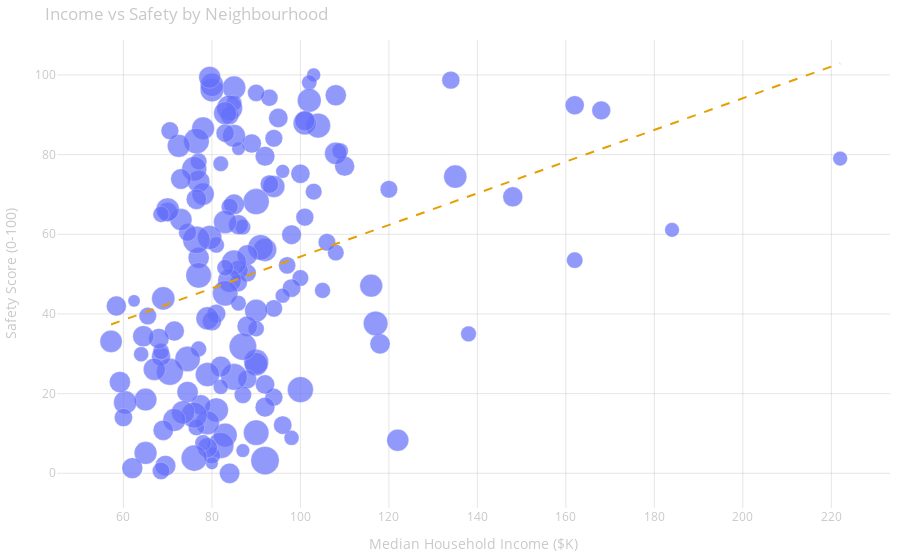

Here is the notebook cell this chart was saved with:
### Markdown cell above
## 2. Data Visualization

### Figure Factory

Uses `create_scatter_figure` from `portfolio_app.figures.toronto.scatter`.

**Key Parameters:**
- `x_column`: 'income_thousands' (median household income in $K)
- `y_column`: 'safety_score' (0-100 percentile rank)
- `name_column`: 'neighbourhood_name' (hover label)
- `size_column`: 'population' (optional, bubble size)
- `trendline`: True (adds OLS regression line)

### Code cell
import sys

sys.path.insert(0, "../..")

from portfolio_app.figures.toronto.scatter import create_scatter_figure

fig = create_scatter_figure(
    data=data,
    x_column="income_thousands",
    y_column="safety_score",
    name_column="neighbourhood_name",
    size_column="population",
    title="Income vs Safety by Neighbourhood",
    x_title="Median Household Income ($K)",
    y_title="Safety Score (0-100)",
    trendline=True,
)

fig.show()

### Figure 1 — Plotly figure (JSON) as saved in the notebook; plotly's stock layout.template omitted (floating-point values rounded to 4 significant figures; data arrays with more than 128 entries replaced by an {"elided": "..."} marker saying what was removed)
{"data": [{"hovertemplate": "<b>%{hovertext}</b><br><br>income_thousands=%{x}<br>safety_score=%{y}<br>population=%{marker.size}<extra></extra>", "hovertext": {"elided": "158 str values"}, "legendgroup": "", "marker": {"color": "#636efa", "line": {"color": "rgba(255,255,255,0.3)", "width": 1}, "opacity": 0.7, "size": {"elided": "158 int values"}, "sizemode": "area", "sizeref": 83.25, "symbol": "circle"}, "mode": "markers", "name": "", "orientation": "v", "showlegend": false, "type": "scatter", "x": {"elided": "158 float values"}, "xaxis": "x", "y": {"elided": "158 float values"}, "yaxis": "y"}, {"hovertemplate": "<b>OLS trendline</b><br>safety_score = 0.397647 * income_thousands + 14.6217<br>R<sup>2</sup>=0.098983<br><br>income_thousands=%{x}<br>safety_score=%{y} <b>(trend)</b><extra></extra>", "legendgroup": "", "line": {"color": "#E69F00", "dash": "dash", "width": 2}, "marker": {"color": "#636efa", "line": {"color": "rgba(255,255,255,0.3)", "width": 1}, "symbol": "circle"}, "mode": "lines", "name": "", "showlegend": false, "type": "scatter", "x": {"elided": "158 float values"}, "xaxis": "x", "y": {"elided": "158 float values"}, "yaxis": "y"}], "layout": {"font": {"color": "#c9c9c9"}, "legend": {"itemsizing": "constant", "tracegroupgap": 0}, "margin": {"b": 10, "l": 10, "r": 10, "t": 40}, "paper_bgcolor": "rgba(0, 0, 0, 0)", "plot_bgcolor": "rgba(0, 0, 0, 0)", "showlegend": false, "title": {"text": "Income vs Safety by Neighbourhood"}, "xaxis": {"anchor": "y", "domain": [0, 1], "gridcolor": "rgba(128, 128, 128, 0.2)", "title": {"text": "Median Household Income ($K)"}, "zeroline": false}, "yaxis": {"anchor": "x", "domain": [0, 1], "gridcolor": "rgba(128, 128, 128, 0.2)", "title": {"text": "Safety Score (0-100)"}, "zeroline": false}}}
